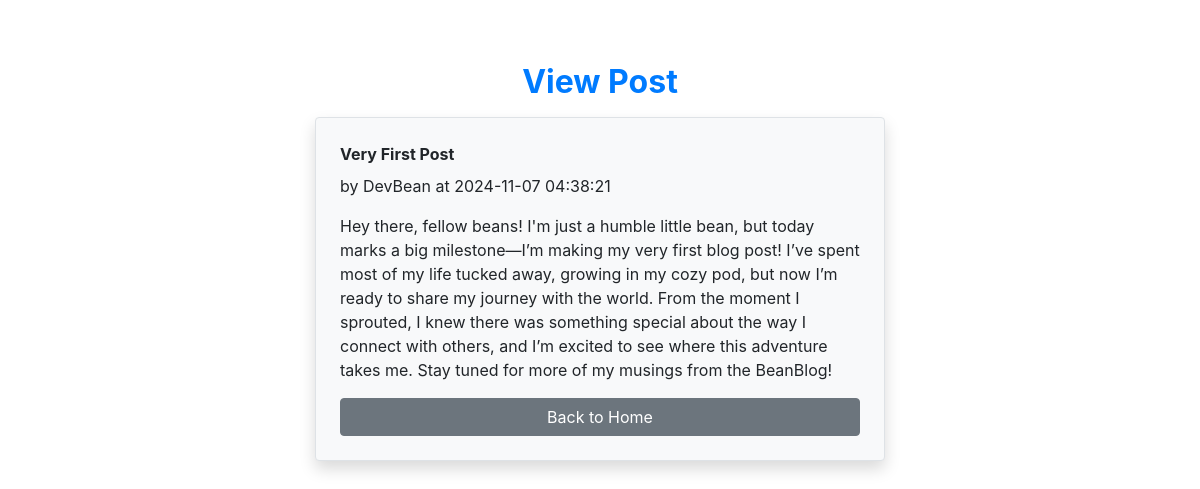
Page /post/1 (signed in) on the committed database.
### tables this page shows
CREATE TABLE blogs (
            id INTEGER PRIMARY KEY AUTOINCREMENT,
            title TEXT NOT NULL,
            content TEXT NOT NULL,
            creator_username TEXT NOT NULL,
            created_at TIMESTAMP DEFAULT CURRENT_TIMESTAMP,
            FOREIGN KEY (creator_username) REFERENCES users(username)
        );

### app/__init__.py (the view)
@app.route('/post/<int:post_id>')
def view_blog(post_id):
    conn = sqlite3.connect('db.sqlite3')
    cursor = conn.cursor()
    cursor.execute('SELECT title, content, creator_username, created_at FROM blogs WHERE id = ?', (post_id,))
    post = cursor.fetchone()
    conn.close()
    return render_template('view.html', post=post)

### templates/view.html (shortened to what this page needs)
<!DOCTYPE html>
<html lang="en">
<head>
    <link rel="stylesheet" href="https://maxcdn.bootstrapcdn.com/bootstrap/4.5.2/css/bootstrap.min.css">
    <link rel="stylesheet" href="{{ url_for('static', filename='css/create.css') }}">
</head>
<body>
    <div class="container">
        <div class="row justify-content-center">
            <div class="col-md-6">
                <h2 class="text-center mt-5">View Post</h2>
                <div class="mt-3 p-4 border rounded bg-light shadow">
                    <div class="form-group">
                        <label for="title"><b>{{ post[0] }}</b></label>
                        <p id="author">by {{ post[2] }} at {{ post[3] }}</p>
                    </div>
                    <div class="form-group">
                        <p id="content">{{ post[1] }}</p>
                    </div>
                    <a href="{{ url_for('home') }}" class="btn btn-secondary btn-block">Back to Home</a>
                </div>
            </div>
        </div>
    </div>
</body>
</html>

### static/css/create.css (style rules this page uses)
h2 { font-weight: 700; color: #007bff; }

### templates/view.html (style rules this page uses)
#content { word-wrap: break-word; overflow-wrap: break-word; white-space: normal; }
.container { max-width: 100%; padding: 15px; }

### rows in the picture
blogs: title "Very First Post", creator_username "DevBean", created_at "2024-11-07 04:38:21", content "Hey there, fellow beans! I'm just a humble little bean, but today marks a big milestone—I’m making my very first blog post! I’ve spent most of my life tucked away, growing in my cozy pod, but now I’m ready to share my journey with the world. From the moment I sprouted, I knew there was something special about the way I connect with others, and I’m excited to see where this adventure takes me. Stay tuned for more of my musings from the BeanBlog!"
